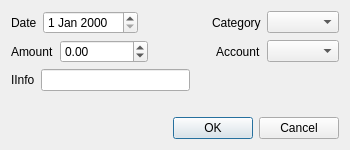
<?xml version="1.0" encoding="UTF-8"?>
<ui version="4.0">
 <class>manageTransaction</class>
 <widget class="QDialog" name="manageTransaction">
  <property name="geometry">
   <rect>
    <x>0</x>
    <y>0</y>
    <width>350</width>
    <height>150</height>
   </rect>
  </property>
  <property name="minimumSize">
   <size>
    <width>350</width>
    <height>150</height>
   </size>
  </property>
  <property name="maximumSize">
   <size>
    <width>350</width>
    <height>150</height>
   </size>
  </property>
  <property name="windowTitle">
   <string>Manage Transaction</string>
  </property>
  <layout class="QVBoxLayout" name="verticalLayout">
   <item>
    <layout class="QHBoxLayout" name="horizontalLayout">
     <item>
      <widget class="QLabel" name="label">
       <property name="text">
        <string>Date</string>
       </property>
      </widget>
     </item>
     <item>
      <widget class="QDateEdit" name="dateEdit"/>
     </item>
     <item>
      <spacer name="horizontalSpacer">
       <property name="orientation">
        <enum>Qt::Horizontal</enum>
       </property>
       <property name="sizeHint" stdset="0">
        <size>
         <width>40</width>
         <height>20</height>
        </size>
       </property>
      </spacer>
     </item>
     <item>
      <widget class="QLabel" name="label_2">
       <property name="text">
        <string>Category</string>
       </property>
      </widget>
     </item>
     <item>
      <widget class="QComboBox" name="categorysBox"/>
     </item>
    </layout>
   </item>
   <item>
    <layout class="QHBoxLayout" name="horizontalLayout_2">
     <item>
      <widget class="QLabel" name="label_4">
       <property name="text">
        <string>Amount</string>
       </property>
      </widget>
     </item>
     <item>
      <widget class="QDoubleSpinBox" name="amountBox">
       <property name="minimum">
        <double>-100000000.000000000000000</double>
       </property>
       <property name="maximum">
        <double>100000000.000000000000000</double>
       </property>
      </widget>
     </item>
     <item>
      <spacer name="horizontalSpacer_2">
       <property name="orientation">
        <enum>Qt::Horizontal</enum>
       </property>
       <property name="sizeHint" stdset="0">
        <size>
         <width>40</width>
         <height>20</height>
        </size>
       </property>
      </spacer>
     </item>
     <item>
      <widget class="QLabel" name="label_3">
       <property name="text">
        <string>Account</string>
       </property>
      </widget>
     </item>
     <item>
      <widget class="QComboBox" name="accountBox"/>
     </item>
    </layout>
   </item>
   <item>
    <layout class="QHBoxLayout" name="horizontalLayout_3">
     <item>
      <widget class="QLabel" name="label_5">
       <property name="text">
        <string>IInfo</string>
       </property>
      </widget>
     </item>
     <item>
      <widget class="QLineEdit" name="InfoEdit"/>
     </item>
     <item>
      <spacer name="horizontalSpacer_3">
       <property name="orientation">
        <enum>Qt::Horizontal</enum>
       </property>
       <property name="sizeHint" stdset="0">
        <size>
         <width>40</width>
         <height>20</height>
        </size>
       </property>
      </spacer>
     </item>
    </layout>
   </item>
   <item>
    <spacer name="verticalSpacer">
     <property name="orientation">
      <enum>Qt::Vertical</enum>
     </property>
     <property name="sizeHint" stdset="0">
      <size>
       <width>20</width>
       <height>40</height>
      </size>
     </property>
    </spacer>
   </item>
   <item>
    <widget class="QDialogButtonBox" name="buttonBox">
     <property name="orientation">
      <enum>Qt::Horizontal</enum>
     </property>
     <property name="standardButtons">
      <set>QDialogButtonBox::Cancel|QDialogButtonBox::Ok</set>
     </property>
    </widget>
   </item>
  </layout>
 </widget>
 <resources/>
 <connections>
  <connection>
   <sender>buttonBox</sender>
   <signal>accepted()</signal>
   <receiver>manageTransaction</receiver>
   <slot>accept()</slot>
   <hints>
    <hint type="sourcelabel">
     <x>248</x>
     <y>254</y>
    </hint>
    <hint type="destinationlabel">
     <x>157</x>
     <y>274</y>
    </hint>
   </hints>
  </connection>
  <connection>
   <sender>buttonBox</sender>
   <signal>rejected()</signal>
   <receiver>manageTransaction</receiver>
   <slot>reject()</slot>
   <hints>
    <hint type="sourcelabel">
     <x>316</x>
     <y>260</y>
    </hint>
    <hint type="destinationlabel">
     <x>286</x>
     <y>274</y>
    </hint>
   </hints>
  </connection>
 </connections>
</ui>
